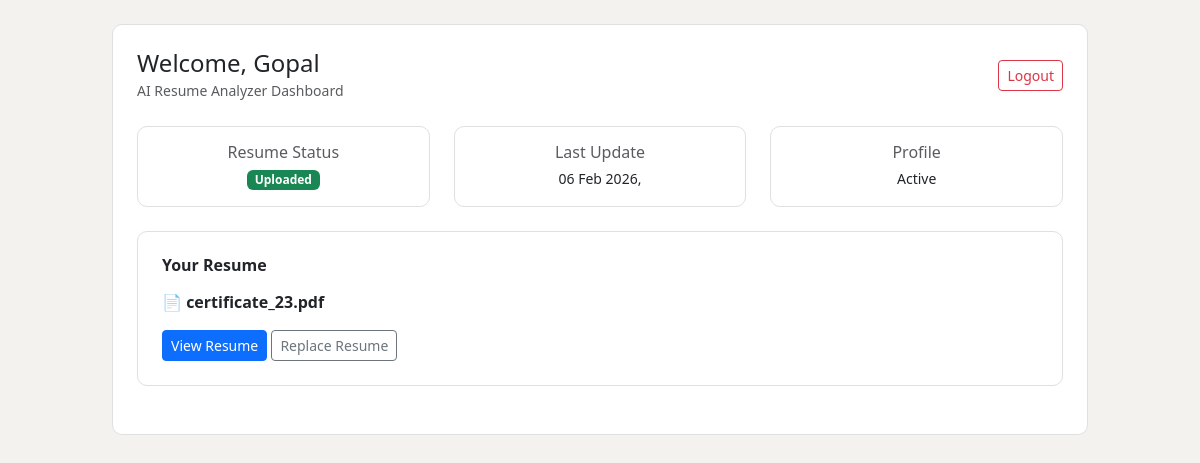
The app's page /dashboard/ (signed in), older data.
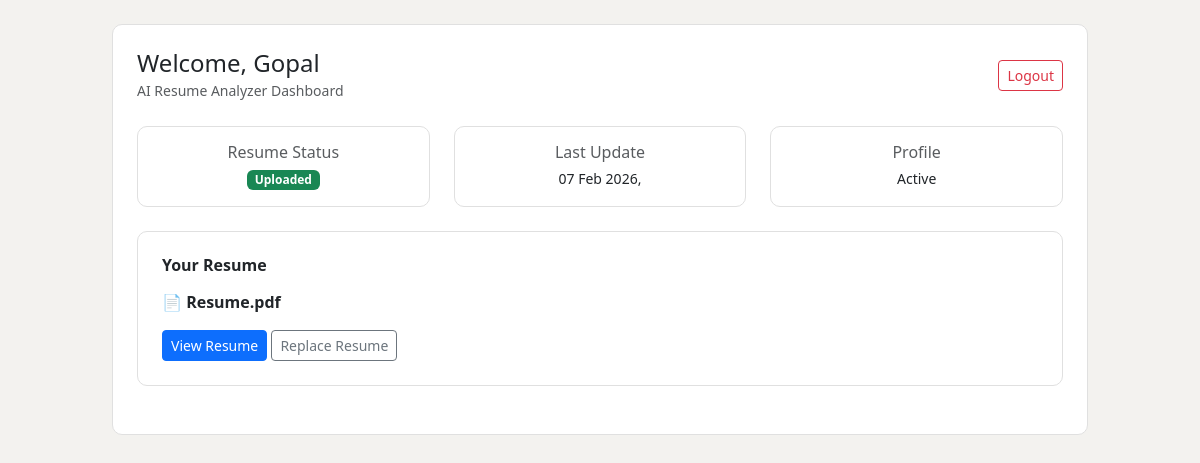
The same page, newer data.
### resume/models.py (models this page shows, shortened)
class Resume(models.Model):
    user=models.ForeignKey(User,on_delete=models.CASCADE)
    file=models.FileField(upload_to='resumes/')
    extracted_text=models.TextField(blank=True)
    extracted_skills=models.TextField(blank=True)
    uploaded_at=models.DateField(auto_now_add=True)

### users/views.py (the view, shortened to what this page needs)
# urls.py: path('dashboard/',views.dashboard,name='dashboard'),
@login_required
def dashboard(request):
    resume=Resume.objects.filter(user=request.user).last()
    job_matches=[]
    categarized_skill={
        'Programing Language':[],
        'Framework':[],
        'Database':[],
        'Tool':[],
    }
    db_skills=Skill.objects.none()
    if resume and resume.extracted_skills:
        resume_skills_names=[s.strip().lower() for s in resume.extracted_skills.split(',')]
        db_skills=Skill.objects.filter(name__in=resume_skills_names)
    return render(request,'dashboard.html',{
        'resume':resume,
        'job_matches':job_matches,
        'categarized_skill':categarized_skill
    })

### users/templates/dashboard.html (shortened to what this page needs)
{% extends "base.html" %}
{% block content %}
<div class="container mt-4" style="max-width: 1000px">
  <div class="dashboard-card p-4">
    <div class="d-flex justify-content-between align-items-center mb-4">
      <div>
        <h4 class="mb-0">Welcome, {{ request.user.username }}</h4>
        <small class="text-muted">AI Resume Analyzer Dashboard</small>
      </div>
      <a href="{% url 'logout' %}" class="btn btn-outline-danger btn-sm">
        Logout
      </a>
    </div>
    <div class="row mb-4">
      <div class="col-md-4">
        <div class="dashboard-card p-3 text-center">
          <h6 class="text-muted mb-1">Resume Status</h6>
          {% if resume %}
            <span class="badge bg-success">Uploaded</span>
          {% else %}
            <span class="badge bg-danger">Not Uploaded</span>
          {% endif %}
        </div>
      </div>
      <div class="col-md-4">
        <div class="dashboard-card p-3 text-center">
          <h6 class="text-muted mb-1">Last Update</h6>
          {% if resume %}
            <small>
              {{ resume.uploaded_at|date:"d M Y" }},
            </small>
          {% else %}
            <small>—</small>
          {% endif %}
        </div>
      </div>
      <div class="col-md-4">
        <div class="dashboard-card p-3 text-center">
          <h6 class="text-muted mb-1">Profile</h6>
          <small>Active</small>
        </div>
      </div>
    </div>
    <div class="dashboard-card p-4 mb-4">
      <h5 class="section-title">Your Resume</h5>
      {% if resume %}
        <p>
          📄 <strong>{{ resume.file.name|cut:"resumes/" }}</strong>
        </p>
        <a href="{% url 'view_resume' resume.id %}" class="btn btn-primary btn-sm">
          View Resume
        </a>
        <a href="{% url 'upload_resume' %}" class="btn btn-outline-secondary btn-sm">
          Replace Resume
        </a>
      {% else %}
        <p class="text-muted">No resume uploaded yet.</p>
        <a href="{% url 'upload_resume' %}" class="btn btn-primary btn-sm">
          Upload Resume
        </a>
      {% endif %}
    </div>
  </div>
</div>
{% endblock %}

Row changes from the older to the newer data that the page shows:
no longer on this page (row unchanged): Resume: uploaded_at "06 Feb 2026", file.name "certificate_23.pdf"
added Resume: uploaded_at "07 Feb 2026", file.name "Resume.pdf"
